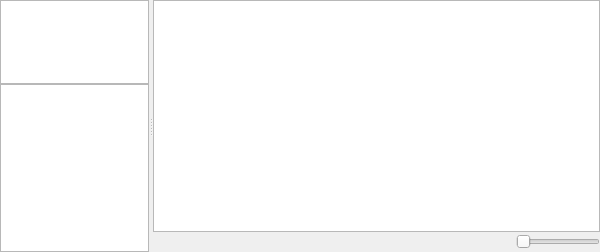
<?xml version="1.0" encoding="UTF-8"?>
<ui version="4.0">
 <class>ProjectView</class>
 <widget class="QWidget" name="ProjectView">
  <property name="geometry">
   <rect>
    <x>0</x>
    <y>0</y>
    <width>600</width>
    <height>252</height>
   </rect>
  </property>
  <property name="windowTitle">
   <string>Form</string>
  </property>
  <layout class="QHBoxLayout" name="horizontalLayout">
   <property name="leftMargin">
    <number>0</number>
   </property>
   <property name="topMargin">
    <number>0</number>
   </property>
   <property name="rightMargin">
    <number>0</number>
   </property>
   <property name="bottomMargin">
    <number>0</number>
   </property>
   <item>
    <widget class="QSplitter" name="splitter">
     <property name="orientation">
      <enum>Qt::Horizontal</enum>
     </property>
     <widget class="QWidget" name="leftWidget" native="true">
      <property name="sizePolicy">
       <sizepolicy hsizetype="Minimum" vsizetype="Preferred">
        <horstretch>1</horstretch>
        <verstretch>0</verstretch>
       </sizepolicy>
      </property>
      <property name="minimumSize">
       <size>
        <width>100</width>
        <height>0</height>
       </size>
      </property>
      <layout class="QVBoxLayout" name="verticalLayout" stretch="1,2">
       <property name="spacing">
        <number>0</number>
       </property>
       <property name="leftMargin">
        <number>0</number>
       </property>
       <property name="topMargin">
        <number>0</number>
       </property>
       <property name="rightMargin">
        <number>0</number>
       </property>
       <property name="bottomMargin">
        <number>0</number>
       </property>
       <item>
        <widget class="QTreeView" name="resourcesTreeView">
         <attribute name="headerVisible">
          <bool>false</bool>
         </attribute>
        </widget>
       </item>
       <item>
        <widget class="QTreeView" name="dirTreeView">
         <attribute name="headerVisible">
          <bool>false</bool>
         </attribute>
        </widget>
       </item>
      </layout>
     </widget>
     <widget class="QWidget" name="rightWidget" native="true">
      <property name="sizePolicy">
       <sizepolicy hsizetype="Preferred" vsizetype="Preferred">
        <horstretch>3</horstretch>
        <verstretch>0</verstretch>
       </sizepolicy>
      </property>
      <property name="minimumSize">
       <size>
        <width>100</width>
        <height>100</height>
       </size>
      </property>
      <layout class="QVBoxLayout" name="verticalLayout_2">
       <property name="spacing">
        <number>0</number>
       </property>
       <property name="leftMargin">
        <number>0</number>
       </property>
       <property name="topMargin">
        <number>0</number>
       </property>
       <property name="rightMargin">
        <number>0</number>
       </property>
       <property name="bottomMargin">
        <number>0</number>
       </property>
       <item>
        <layout class="QHBoxLayout" name="rightTopLayout">
         <property name="spacing">
          <number>0</number>
         </property>
        </layout>
       </item>
       <item>
        <widget class="QListView" name="listView">
         <property name="font">
          <font>
           <pointsize>12</pointsize>
          </font>
         </property>
         <property name="editTriggers">
          <set>QAbstractItemView::EditKeyPressed</set>
         </property>
        </widget>
       </item>
       <item>
        <layout class="QHBoxLayout" name="rightBottomLayout">
         <item>
          <widget class="QLabel" name="fileNameLabel">
           <property name="text">
            <string/>
           </property>
          </widget>
         </item>
         <item>
          <spacer name="horizontalSpacer">
           <property name="orientation">
            <enum>Qt::Horizontal</enum>
           </property>
           <property name="sizeHint" stdset="0">
            <size>
             <width>40</width>
             <height>20</height>
            </size>
           </property>
          </spacer>
         </item>
         <item>
          <widget class="QSlider" name="iconSizeSlider">
           <property name="sizePolicy">
            <sizepolicy hsizetype="Fixed" vsizetype="Fixed">
             <horstretch>0</horstretch>
             <verstretch>0</verstretch>
            </sizepolicy>
           </property>
           <property name="maximum">
            <number>16</number>
           </property>
           <property name="orientation">
            <enum>Qt::Horizontal</enum>
           </property>
          </widget>
         </item>
        </layout>
       </item>
      </layout>
     </widget>
    </widget>
   </item>
  </layout>
 </widget>
 <resources/>
 <connections/>
</ui>
